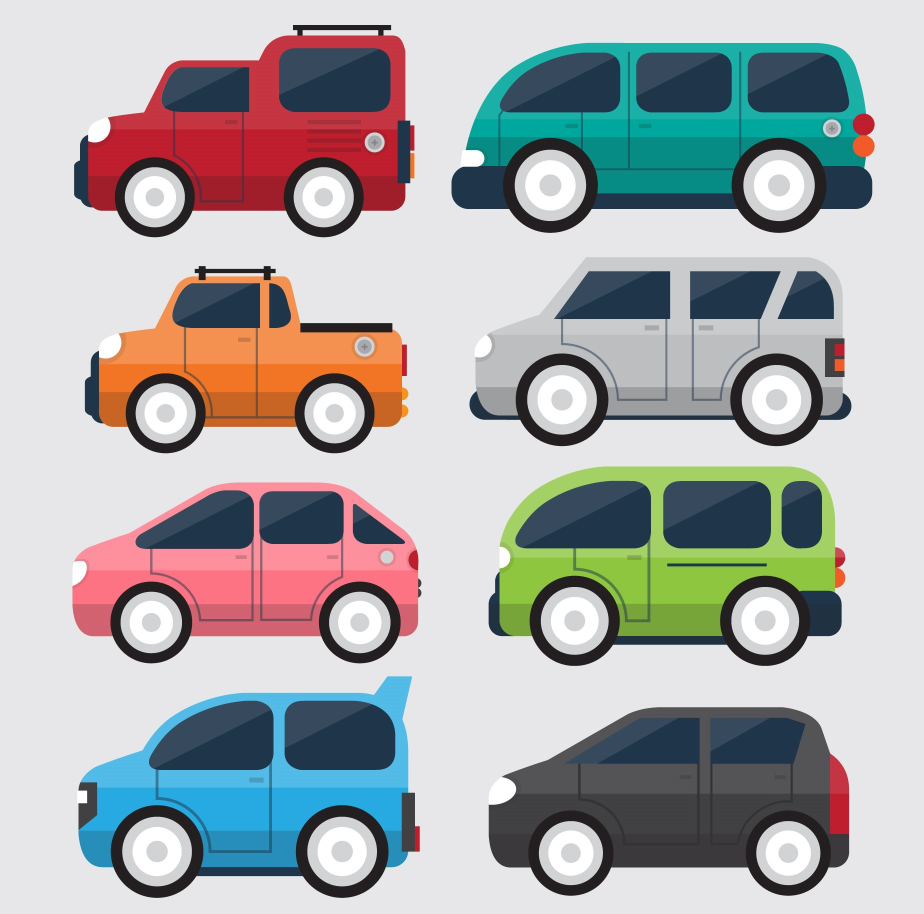
#> input picture Input Image/car3.jpg, 1848 x 1828 px, found by its file name (shown at 1/2 size)
$ python vehicle.py   (older library calls are emulated)
#> lines starting #> are read from the running program, lines starting #| are printed output that depends on the picture; after the words box and inside, x2 and y2 are one past the last pixel; in counts of white or black regions, pixels touching at a corner belong together
#> in detect_vehicles, image is the input picture: shape (1828, 1848, 3); mean B, G, R 172.5, 172.1, 171.7
### Code/canny_edge.py
import numpy as np
import cv2
import matplotlib.pyplot as plt

def canny_edge_detector(img, weak_th = None, strong_th = None):

#> called with weak_th = 50, strong_th = 150
	img = cv2.cvtColor(img, cv2.COLOR_BGR2GRAY)

	img = cv2.GaussianBlur(img, (5, 5), 1.4)

	# Calculating the gradients
	gx = cv2.Sobel(np.float32(img), cv2.CV_64F, 1, 0, 3)
	gy = cv2.Sobel(np.float32(img), cv2.CV_64F, 0, 1, 3)
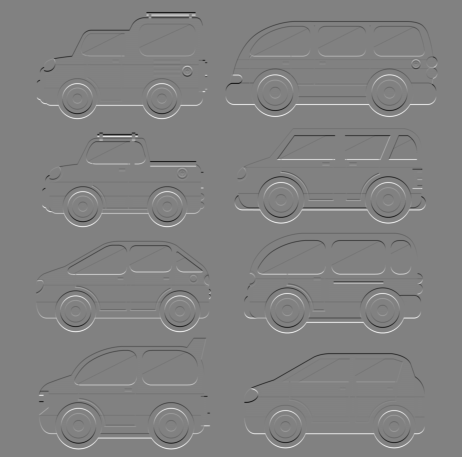
#> gy: shape (1828, 1848) float64 (shown at 1/4 size); min -448, max 435, mean 0; drawn with min black and max white

	mag, ang = cv2.cartToPolar(gx, gy, angleInDegrees = True)
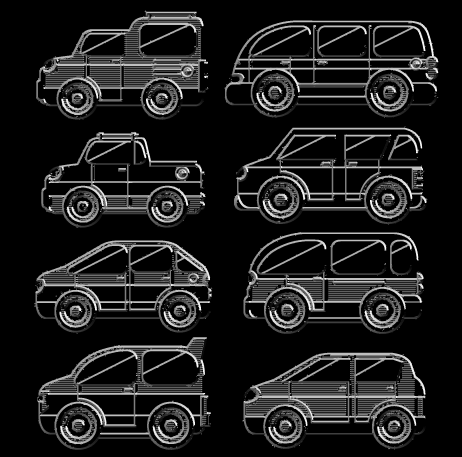
#> ang: shape (1828, 1848) float64 (shown at 1/4 size); min 0, max 359.9, mean 40.6; drawn with min black and max white

	mag_max = np.max(mag)
#> mag_max = 458.6
	if not weak_th:weak_th = mag_max * 0.1
	if not strong_th:strong_th = mag_max * 0.5

	height, width = img.shape


	for i_x in range(width):
		for i_y in range(height):

			grad_ang = ang[i_y, i_x]
			grad_ang = abs(grad_ang-180) if abs(grad_ang)>180 else abs(grad_ang)

			if grad_ang<= 22.5:
				neighb_1_x, neighb_1_y = i_x-1, i_y
				neighb_2_x, neighb_2_y = i_x + 1, i_y

			# top right (diagonal-1)
			elif grad_ang>22.5 and grad_ang<=(22.5 + 45):
				neighb_1_x, neighb_1_y = i_x-1, i_y-1
				neighb_2_x, neighb_2_y = i_x + 1, i_y + 1

			# In y-axis
			elif grad_ang>(22.5 + 45) and grad_ang<=(22.5 + 90):
				neighb_1_x, neighb_1_y = i_x, i_y-1
				neighb_2_x, neighb_2_y = i_x, i_y + 1

			# top left (diagonal-2)
			elif grad_ang>(22.5 + 90) and grad_ang<=(22.5 + 135):
				neighb_1_x, neighb_1_y = i_x-1, i_y + 1
				neighb_2_x, neighb_2_y = i_x + 1, i_y-1

			elif grad_ang>(22.5 + 135) and grad_ang<=(22.5 + 180):
				neighb_1_x, neighb_1_y = i_x-1, i_y
				neighb_2_x, neighb_2_y = i_x + 1, i_y

			if width>neighb_1_x>= 0 and height>neighb_1_y>= 0:
				if mag[i_y, i_x]<mag[neighb_1_y, neighb_1_x]:
					mag[i_y, i_x]= 0
					continue

			if width>neighb_2_x>= 0 and height>neighb_2_y>= 0:
				if mag[i_y, i_x]<mag[neighb_2_y, neighb_2_x]:
					mag[i_y, i_x]= 0

	weak_ids = np.zeros_like(img)
	strong_ids = np.zeros_like(img)
	ids = np.zeros_like(img)

	for i_x in range(width):
		for i_y in range(height):

			grad_mag = mag[i_y, i_x]

			if grad_mag<weak_th:
				mag[i_y, i_x]= 0
			elif strong_th>grad_mag>= weak_th:
				ids[i_y, i_x]= 1
			else:
				ids[i_y, i_x]= 2

	return mag

### Code/vehicle.py
import numpy as np
import cv2
from canny_edge import canny_edge_detector

# Structuring Element
def get_structuring_element(shape, ksize):
    return np.ones(ksize, dtype=np.uint8)

# Morphological Close Operation
def morphology_ex(image, operation, kernel):

#> called with operation = 'close', kernel = array of shape (5, 5)
    if operation == 'close':
        dilated = cv2.dilate(image, kernel)
        closed = cv2.erode(dilated, kernel)
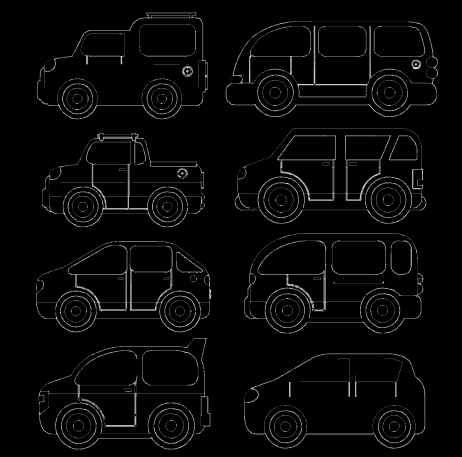
#> closed: shape (1828, 1848) (shown at 1/4 size); min 0, max 255, mean 7.2
        return closed

    return image

# Find Contours
def find_contours(image):
    contours = []
    visited = np.zeros_like(image, dtype=bool)

    def dfs(x, y):

        stack = [(x, y)]
        contour = []

        while stack:
            cx, cy = stack.pop()
            if visited[cy, cx] or image[cy, cx] == 0:
                continue

            visited[cy, cx] = True
            contour.append((cx, cy))

            for nx, ny in [(cx-1, cy), (cx+1, cy), (cx, cy-1), (cx, cy+1)]:
                if 0 <= nx < image.shape[1] and 0 <= ny < image.shape[0] and not visited[ny, nx]:
                    stack.append((nx, ny))

        return contour

    for y in range(image.shape[0]):
        for x in range(image.shape[1]):

            if image[y, x] and not visited[y, x]:
                contour = dfs(x, y)
                if contour:
                    contours.append(np.array(contour))

    return contours

# Bounding Rect
def bounding_rect(contour):

    x_coords = contour[:, 0]
    y_coords = contour[:, 1]

    x = np.min(x_coords)
    y = np.min(y_coords)
    w = np.max(x_coords) - x
    h = np.max(y_coords) - y

    return x, y, w, h

# Custom Rectangle
def custom_rectangle(image, pt1, pt2, color, thickness):

    x1, y1 = pt1
    x2, y2 = pt2

    image[y1:y1+thickness, x1:x2] = color
    image[y2:y2+thickness, x1:x2] = color
    image[y1:y2, x1:x1+thickness] = color
    image[y1:y2, x2:x2+thickness] = color

    return image

def detect_vehicles(image_path, output_path):
    image = cv2.imread(image_path)
    edges = canny_edge_detector(image, 50, 150)

    if edges.dtype != np.uint8:
        edges = (edges * 255).astype(np.uint8)

    kernel = get_structuring_element(cv2.MORPH_RECT, (5, 5))
    closed = morphology_ex(edges, 'close', kernel)

    contours = find_contours(closed)
#> contours = 388 items

    vehicle_count = 0
    for contour in contours:
        if len(contour) < 6000:  # Filter out small contours
            continue

        x, y, w, h = bounding_rect(contour)
        if w * h < 20000:  # Filter based on area to reduce false positives
            continue

        image = custom_rectangle(image, (x, y), (x + w, y + h), (0, 255, 0), 2)
        vehicle_count += 1
#> this loop made 388 passes
#> contour on passes 4, 6, 8: [[579, 97], [580, 97], [581, 97], [582, 97]], [[576, 98], [577, 98], [578, 98]], [[747, 103]]
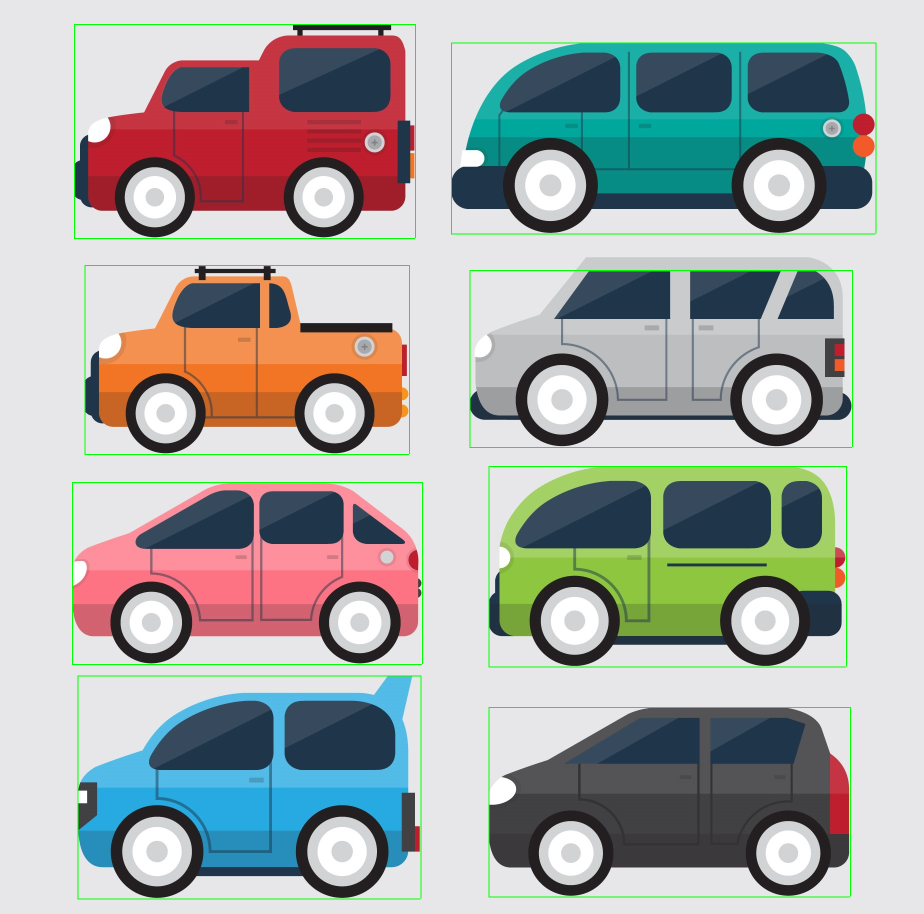
#> image: shape (1828, 1848, 3) (shown at 1/2 size); mean B, G, R 170.1, 172.4, 169.4
#> after the loop, vehicle_count = 8

    cv2.putText(image, f'Vehicle Count: {vehicle_count}', (30, 90), cv2.FONT_HERSHEY_SIMPLEX, 3, (0, 0, 255), 6, cv2.LINE_AA)
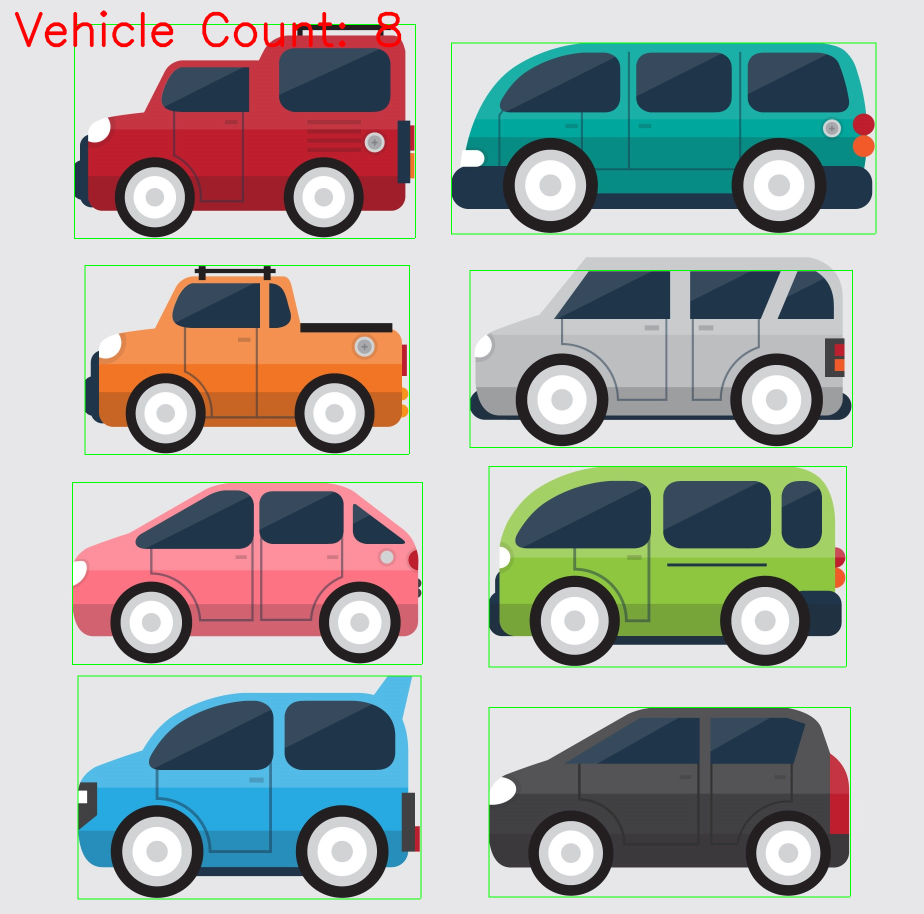
#> image: shape (1828, 1848, 3) (shown at 1/2 size); 0.44% of pixels changed, all inside (x1, y1, x2, y2) = (29, 20, 803, 95)
    cv2.imwrite(output_path, image)

    print(f'Number of vehicles detected: {vehicle_count}')
#| Number of vehicles detected: 8

input_path = r'C:\Users\Hp\OneDrive\Desktop\Vehicle\Input Image\car3.jpg'
output_path = r'C:\Users\Hp\OneDrive\Desktop\Vehicle\Output Image\output_car3.jpg'

detect_vehicles(input_path, output_path)

$ run again, with Input Image/car1.jpg copied over Input Image/car3.jpg
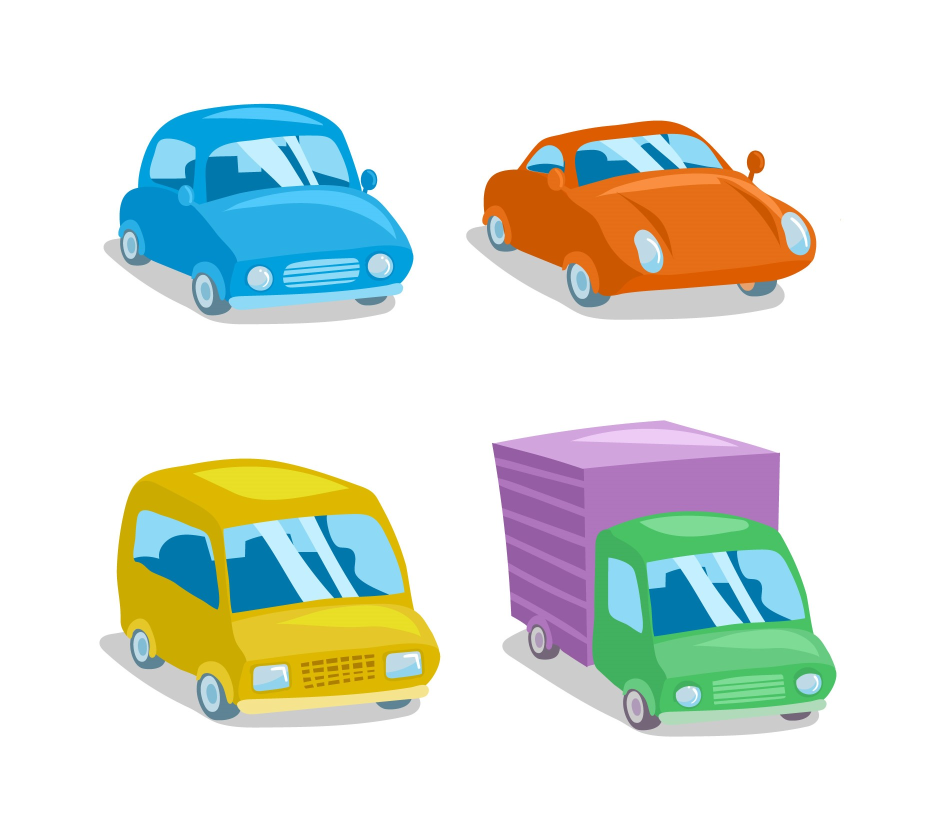
#> input picture Input Image/car1.jpg, 1870 x 1640 px, found by its file name (shown at 1/2 size)
#> in detect_vehicles, image is the input picture: shape (1640, 1870, 3); mean B, G, R 217.2, 225.5, 219.2
#> mag_max = 325.7
#> contours = 1140 items
#> the loop in detect_vehicles, `for contour in contours:` made 1140 passes
#> contour on passes 5, 7, 8: [[1151, 307], [1151, 308], [1151, 309], [1151, 310]], [[1516, 313]], [[414, 320], [414, 321], [414, 322]]
#> after the loop in detect_vehicles, `for contour in contours:`:
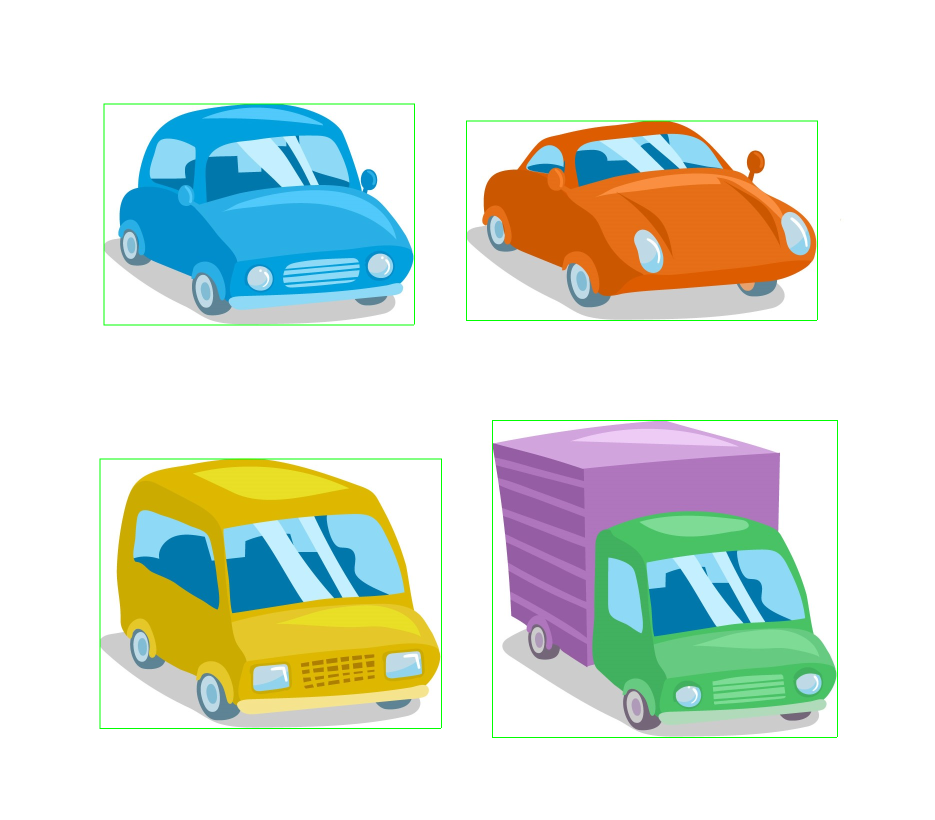
#> image: shape (1640, 1870, 3) (shown at 1/2 size); mean B, G, R 215.7, 225.5, 217.6
#> after the loop in detect_vehicles, `for contour in contours:`: vehicle_count = 4
#> in detect_vehicles, `cv2.putText(image, f'Vehicle Count: {vehicle_count}', (30, 90), cv2.FO..`:
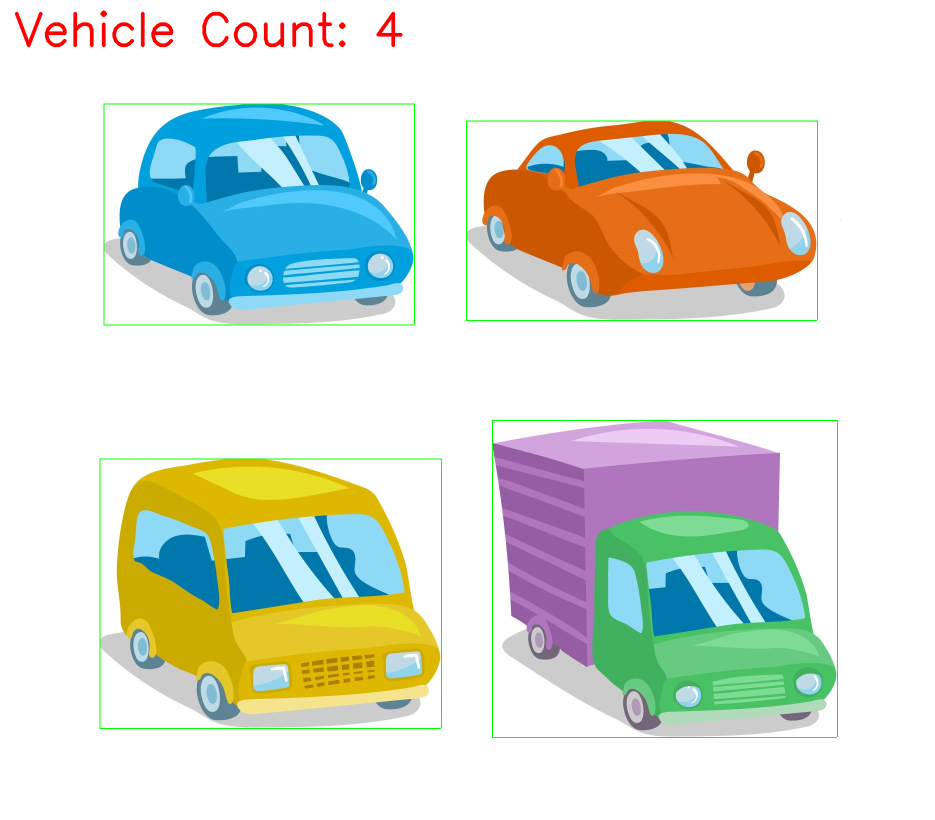
#> image: shape (1640, 1870, 3) (shown at 1/2 size); 0.46% of pixels changed, all inside (x1, y1, x2, y2) = (29, 20, 806, 95)
#| Number of vehicles detected: 4
